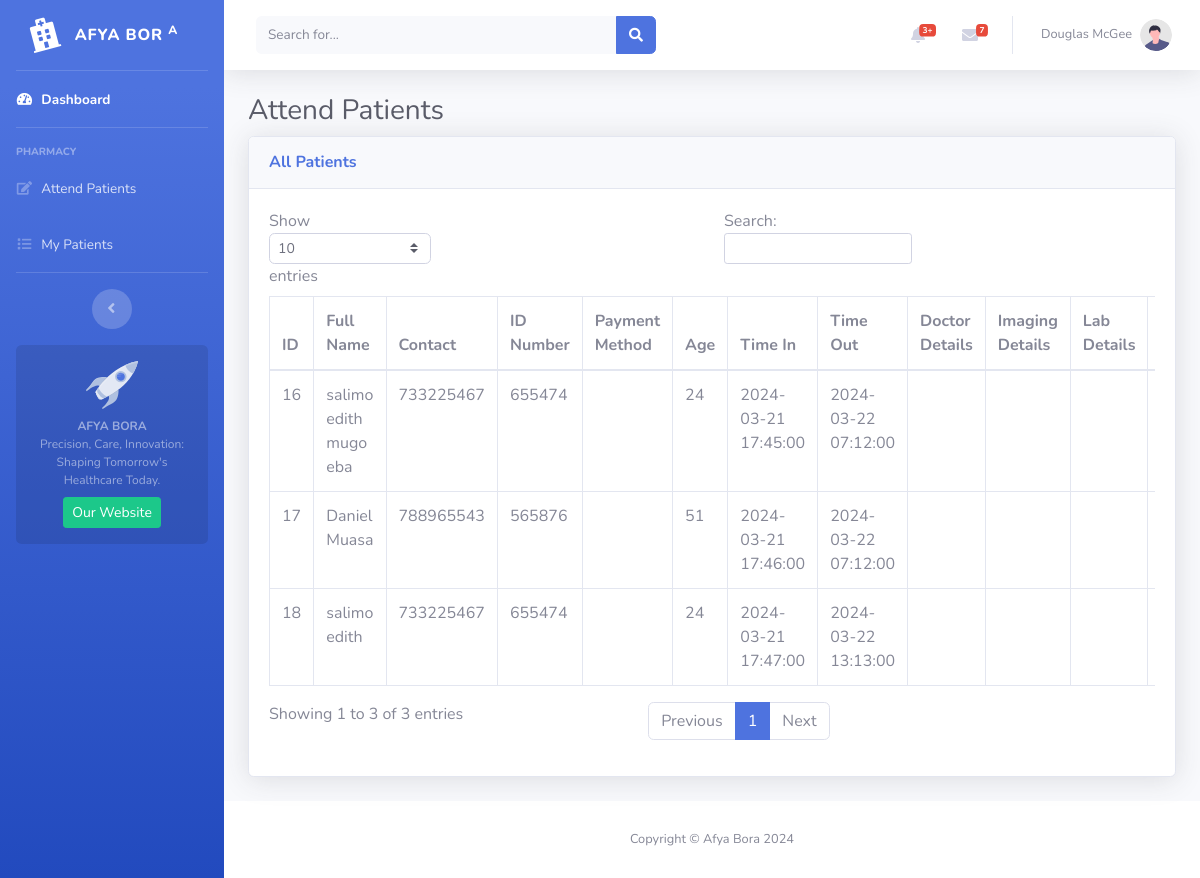
/pharmacist/attendpatients.php, run on the app's committed database.
### tables this page shows
CREATE TABLE `visitors` (
  `id` int NOT NULL,
  `fullname` varchar(255) NOT NULL,
  `position` varchar(255) NOT NULL,
  `contact` int NOT NULL,
  `idNumber` int NOT NULL,
  `attendPurpose` varchar(255) NOT NULL,
  `paymentMethod` varchar(255) NOT NULL,
  `age` int NOT NULL,
  `role` text NOT NULL,
  `visitPurpose` text NOT NULL,
  `patientVisitedName` text NOT NULL,
  `relationship` text NOT NULL,
  `timeIn` timestamp NULL DEFAULT CURRENT_TIMESTAMP,
  `timeOut` timestamp NOT NULL
);

### pharmacist/attendpatients.php (the view, shortened to what this page needs)
<!DOCTYPE html>
<html lang="en">
<head>
    <link href="../vendor/fontawesome-free/css/all.min.css" rel="stylesheet" type="text/css">
    <link href="../css/sb-admin-2.min.css" rel="stylesheet">
    <link href="https://cdn.quilljs.com/1.3.6/quill.snow.css" rel="stylesheet">
</head>
<body id="page-top">
    <div id="wrapper">
        <ul class="navbar-nav bg-gradient-primary sidebar sidebar-dark accordion" id="accordionSidebar">
            <a class="sidebar-brand d-flex align-items-center justify-content-center" href="index.html">
                <div class="sidebar-brand-icon rotate-n-15">
                    <i class="fas fa-hospital"></i>
                </div>
                <div class="sidebar-brand-text mx-3">AFYA BOR <sup>A</sup></div>
            </a>
            <hr class="sidebar-divider my-0">
            <li class="nav-item active">
                <a class="nav-link" href="index.php">
                    <i class="fas fa-fw fa-tachometer-alt"></i>
                    <span>Dashboard</span></a>
            </li>
            <hr class="sidebar-divider">
            <div class="sidebar-heading">
                Pharmacy
            </div>
            <li class="nav-item">
                <a class="nav-link" href="attendpatients.php">
                    <i class="fas fa-edit fa-fw"></i>
                    <span>Attend Patients</span></a>
            </li>
            <li class="nav-item">
                <a class="nav-link" href="mypatients.php">
                    <i class="fas fa-list fa-fw"></i>
                    <span>My Patients</span></a>
            </li>
            <hr class="sidebar-divider d-none d-md-block">
            <div class="text-center d-none d-md-inline">
                <button class="rounded-circle border-0" id="sidebarToggle"></button>
            </div>
            <div class="sidebar-card d-none d-lg-flex">
                <img class="sidebar-card-illustration mb-2" src="../img/undraw_rocket.svg" alt="...">
                <p class="text-center mb-2"><strong>AFYA BORA</strong> <br>Precision, Care, Innovation: Shaping Tomorrow's Healthcare Today.</p>
                <a class="btn btn-success btn-sm" href="#">Our Website</a>
            </div>
        </ul>
        <div id="content-wrapper" class="d-flex flex-column">
            <div id="content">
                <nav class="navbar navbar-expand navbar-light bg-white topbar mb-4 static-top shadow">
                    <form
                        class="d-none d-sm-inline-block form-inline mr-auto ml-md-3 my-2 my-md-0 mw-100 navbar-search">
                        <div class="input-group">
                            <input type="text" class="form-control bg-light border-0 small" placeholder="Search for..."
                                aria-label="Search" aria-describedby="basic-addon2">
                            <div class="input-group-append">
                                <button class="btn btn-primary" type="button">
                                    <i class="fas fa-search fa-sm"></i>
                                </button>
                            </div>
                        </div>
                    </form>
                    <ul class="navbar-nav ml-auto">
                        <li class="nav-item dropdown no-arrow mx-1">
                            <a class="nav-link dropdown-toggle" href="#" id="alertsDropdown" role="button"
                                data-toggle="dropdown" aria-haspopup="true" aria-expanded="false">
                                <i class="fas fa-bell fa-fw"></i>
                                <span class="badge badge-danger badge-counter">3+</span>
                            </a>
                        </li>
                        <li class="nav-item dropdown no-arrow mx-1">
                            <a class="nav-link dropdown-toggle" href="#" id="messagesDropdown" role="button"
                                data-toggle="dropdown" aria-haspopup="true" aria-expanded="false">
                                <i class="fas fa-envelope fa-fw"></i>
                                <span class="badge badge-danger badge-counter">7</span>
                            </a>
                        </li>
                        <li class="nav-item dropdown no-arrow">
                            <a class="nav-link dropdown-toggle" href="#" id="userDropdown" role="button"
                                data-toggle="dropdown" aria-haspopup="true" aria-expanded="false">
                                <span class="mr-2 d-none d-lg-inline text-gray-600 small">Douglas McGee</span>
                                <img class="img-profile rounded-circle"
                                    src="../img/undraw_profile.svg">
                            </a>
                        </li>
                    </ul>
                </nav>
                    <div class="container-fluid">
                        <h1 class="h3 mb-2 text-gray-800">Attend Patients</h1>
                        <div class="card shadow mb-4">
                            <div class="card-header py-3">
                                <h6 class="m-0 font-weight-bold text-primary">All Patients </h6>
                            </div>
                            <div class="card-body">
                                <div class="table-responsive">
                                    <table class="table table-bordered" id="dataTable" width="100%" cellspacing="0">
                                        <thead>
                 <?php
require('../database/config.php');
$sql = "SELECT v.id, v.fullname, v.contact, v.idNumber, v.paymentMethod, v.age, v.timeIn, v.timeOut,
               d.details AS doctor_details, i.details AS imaging_details, l.details AS lab_details, c.counselling_report AS counselling_details
        FROM visitors v
        LEFT JOIN doctor d ON v.id = d.id
        LEFT JOIN imaging i ON v.id = i.visitor_id
        LEFT JOIN lab l ON v.id = l.visitor_id
        LEFT JOIN counseller c ON v.id = c.visitor_id";
$result = mysqli_query($conn, $sql);
if (mysqli_num_rows($result) > 0) {
    echo "<tr>";
    echo "<th>ID</th>";
    echo "<th>Full Name</th>";
    echo "<th>Contact</th>";
    echo "<th>ID Number</th>";
    echo "<th>Payment Method</th>";
    echo "<th>Age</th>";
    echo "<th>Time In</th>";
    echo "<th>Time Out</th>";
    echo "<th>Doctor Details</th>";
    echo "<th>Imaging Details</th>";
    echo "<th>Lab Details</th>";
    echo "<th>Counsellor Details</th>";
    echo "</tr>";
    echo "</thead>";
    echo "<tbody>";
    while ($row = mysqli_fetch_assoc($result)) {
        echo "<tr>";
        echo "<td>" . $row['id'] . "</td>";
        echo "<td>" . $row['fullname'] . "</td>";
        echo "<td>" . $row['contact'] . "</td>";
        echo "<td>" . $row['idNumber'] . "</td>";
        echo "<td>" . $row['paymentMethod'] . "</td>";
        echo "<td>" . $row['age'] . "</td>";
        echo "<td>" . $row['timeIn'] . "</td>";
        echo "<td>" . $row['timeOut'] . "</td>";
        echo "<td>" . ($row['doctor_details'] ? $row['doctor_details'] : '') . "</td>";
        echo "<td>" . ($row['imaging_details'] ? $row['imaging_details'] : '') . "</td>";
        echo "<td>" . ($row['lab_details'] ? $row['lab_details'] : '') . "</td>";
        echo "<td>" . ($row['counselling_report'] ? $row['counselling_report'] : '') . "</td>";
        echo "</tr>";
    }
    echo "</body>";
} else {
    echo "No records found.";
}
?>
            <footer class="sticky-footer bg-white">
                <div class="container my-auto">
                    <div class="copyright text-center my-auto">
                        <span>Copyright &copy; Afya Bora 2024</span>
                    </div>
                </div>
            </footer>
</body>
</html>

### data on the page
visitors: id "16", fullname "salimo edith mugo eba", contact "733225467", idNumber "655474", age "24", timeIn "2024-03-21 17:45:00", timeOut "2024-03-22 07:12:00"
visitors: id "17", fullname "Daniel Muasa", contact "788965543", idNumber "565876", age "51", timeIn "2024-03-21 17:46:00", timeOut "2024-03-22 07:12:00"
visitors: id "18", fullname "salimo edith", contact "733225467", idNumber "655474", age "24", timeIn "2024-03-21 17:47:00", timeOut "2024-03-22 13:13:00"
